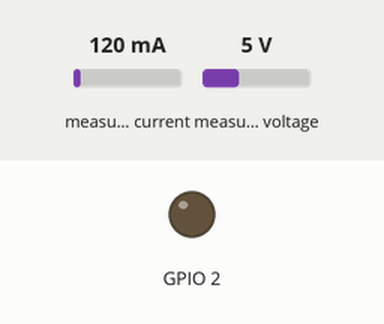
The sketch below on a simulated ESP32. Shown: output pins drawn as LEDs (lit = HIGH). Inputs (shaded band) come from the test bench; at power-on: measured current 120 mA, measured voltage 5 V.

Above: at 0.1 s.
At 5.1 s:
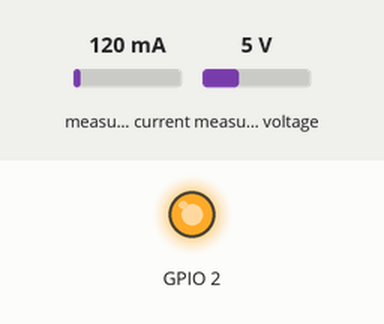
Timing chart, 0 to 6.6 s (numbered marks = the images above):
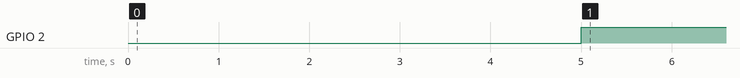

Measured:
- by itself, GPIO 2: LOW → HIGH at 5.0 s

The sketch:

MatmulVerification.ino
```cpp
#include <Wire.h>
#include <WiFi.h>
#include <Adafruit_INA219.h>

Adafruit_INA219 ina219;

// ---- protocol ----
const uint32_t CPU_MHZ   = 240;
const uint32_t SETTLE_MS = 5000;   // once, before the first config
const uint32_t GAP_MS    = 2000;   // between configs
const uint32_t SAMPLE_MS = 100;    // 10 Hz
const uint32_t N_SAMPLES = 100;    // 10 s window per config
const float    CAL_K     = 0.801;  // measured 2026-08-04 vs multimeter
// ------------------

const int MAXN = 64;

// flat buffers, indexed [i*N + j] with runtime N
float   Af[MAXN * MAXN], Bf[MAXN * MAXN], Cf[MAXN * MAXN];
int8_t  Ai[MAXN * MAXN], Bi[MAXN * MAXN];
int32_t Ci[MAXN * MAXN];

uint32_t rng_state;

uint32_t xorshift32() {
  rng_state ^= rng_state << 13;
  rng_state ^= rng_state >> 17;
  rng_state ^= rng_state << 5;
  return rng_state;
}

void fill_matrices(int N) {
  rng_state = 67;   // same seed every config -> N=16 inputs are a subset-pattern, reproducible
  for (int i = 0; i < N * N; i++) {
    uint32_t r = xorshift32();
    Ai[i] = (int8_t)(r & 0xFF);
    Af[i] = (int8_t)(r & 0xFF) / 128.0f;
  }
  for (int i = 0; i < N * N; i++) {
    uint32_t r = xorshift32();
    Bi[i] = (int8_t)(r & 0xFF);
    Bf[i] = (int8_t)(r & 0xFF) / 128.0f;
  }
}

void matmul_f32(int N) {
  for (int i = 0; i < N; i++)
    for (int j = 0; j < N; j++) {
      float acc = 0;
      for (int k = 0; k < N; k++)
        acc += Af[i * N + k] * Bf[k * N + j];
      Cf[i * N + j] = acc;
    }
}

void matmul_int8(int N) {
  for (int i = 0; i < N; i++)
    for (int j = 0; j < N; j++) {
      int32_t acc = 0;
      for (int k = 0; k < N; k++)
        acc += Ai[i * N + k] * Bi[k * N + j];
      Ci[i * N + j] = acc;
    }
}

volatile uint32_t g_check_i = 0;
volatile float    g_check_f = 0;

void run_once(bool use_int8, int N) {
  if (use_int8) {
    matmul_int8(N);
    uint32_t x = 0;
    for (int i = 0; i < N * N; i++) x ^= (uint32_t)Ci[i];
    g_check_i += x;                 // += so identical reps don't cancel
  } else {
    matmul_f32(N);
    float s = 0;
    for (int i = 0; i < N * N; i++) s += Cf[i];
    g_check_f += s;
  }
}

// ---- per-config results ----
struct Result {
  bool     use_int8;
  int      N;
  double   meanI, meanV, meanP, stdP;
  uint32_t reps, window_ms, samples;
  uint32_t check_i;
  float    check_f;
};

const int N_CONFIGS = 6;
Result results[N_CONFIGS];
bool done = false;

void run_config(int idx, bool use_int8, int N) {
  fill_matrices(N);
  g_check_i = 0;
  g_check_f = 0;

  double sumP = 0, sumP2 = 0, sumI = 0, sumV = 0;
  uint32_t n = 0, reps = 0;

  digitalWrite(2, HIGH);
  uint32_t t_start   = millis();
  uint32_t next_samp = t_start;

  while (n < N_SAMPLES) {
    if (millis() >= next_samp) {
      float mV_bus = ina219.getBusVoltage_V() * 1000.0;
      float mA     = ina219.getCurrent_mA() * CAL_K;
      float mW     = (mV_bus / 1000.0) * mA;
      sumP += mW; sumP2 += (double)mW * mW;
      sumI += mA; sumV += mV_bus;
      n++;
      next_samp += SAMPLE_MS;
    }
    run_once(use_int8, N);
    reps++;
  }
  uint32_t elapsed = millis() - t_start;
  digitalWrite(2, LOW);

  Result& r = results[idx];
  r.use_int8 = use_int8; r.N = N;
  r.meanI = sumI / n; r.meanV = sumV / n / 1000.0;
  r.meanP = sumP / n;
  r.stdP  = sqrt(sumP2 / n - r.meanP * r.meanP);
  r.reps  = reps; r.window_ms = elapsed; r.samples = n;
  r.check_i = g_check_i; r.check_f = g_check_f;
}

void setup() {
  setCpuFrequencyMhz(CPU_MHZ);
  WiFi.mode(WIFI_OFF);
  btStop();

  Wire.begin(21, 22);
  ina219.begin();
  pinMode(2, OUTPUT);

  delay(SETTLE_MS);

  const int  sizes[3] = {16, 32, 64};
  int idx = 0;
  for (int t = 0; t < 2; t++) {            // t=0: int8, t=1: f32
    for (int s = 0; s < 3; s++) {
      run_config(idx++, t == 0, sizes[s]);
      delay(GAP_MS);
    }
  }
  done = true;
  Serial.begin(115200);
}

void loop() {
  if (!done) return;
  Serial.printf("=== MATMUL SWEEP  CPU %u MHz  window %u samples @ %u ms ===\n",
                CPU_MHZ, N_SAMPLES, SAMPLE_MS);
  for (int i = 0; i < N_CONFIGS; i++) {
    Result& r = results[i];
    double macs  = (double)r.reps * r.N * r.N * r.N;
    double secs  = r.window_ms / 1000.0;
    Serial.printf("[%s N=%2d] P=%.2f +/- %.2f mW  I=%.2f mA  V=%.3f V  "
                  "reps=%lu  MMACs/s=%.2f  win=%lu ms  check=%08X/%.3f\n",
                  r.use_int8 ? "int8" : "f32 ", r.N,
                  r.meanP, r.stdP, r.meanI, r.meanV,
                  r.reps, macs / 1e6 / secs, r.window_ms,
                  r.check_i, r.check_f);
  }
  Serial.println("J/MMAC = (P - baseline) * win_s / MMACs / 1000");
  delay(5000);
}
```
